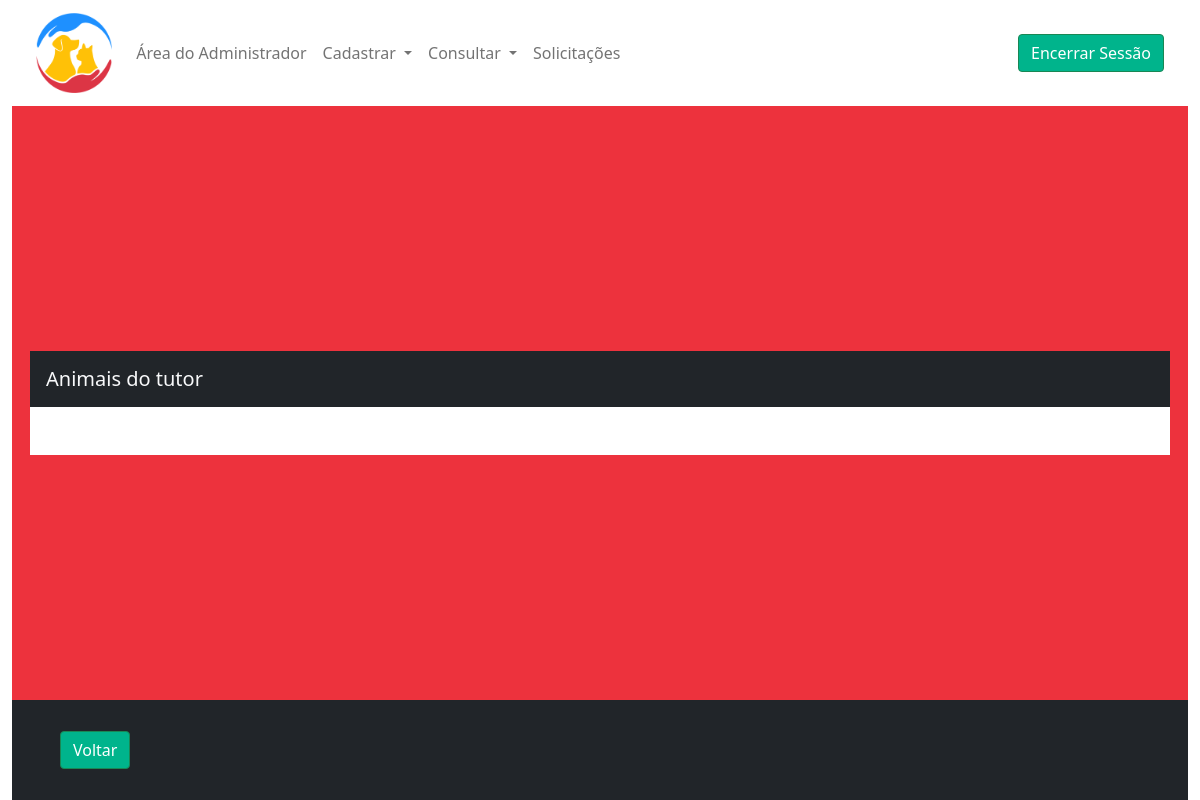
Before: /consulta-animais/24 (signed in) with the older database file.
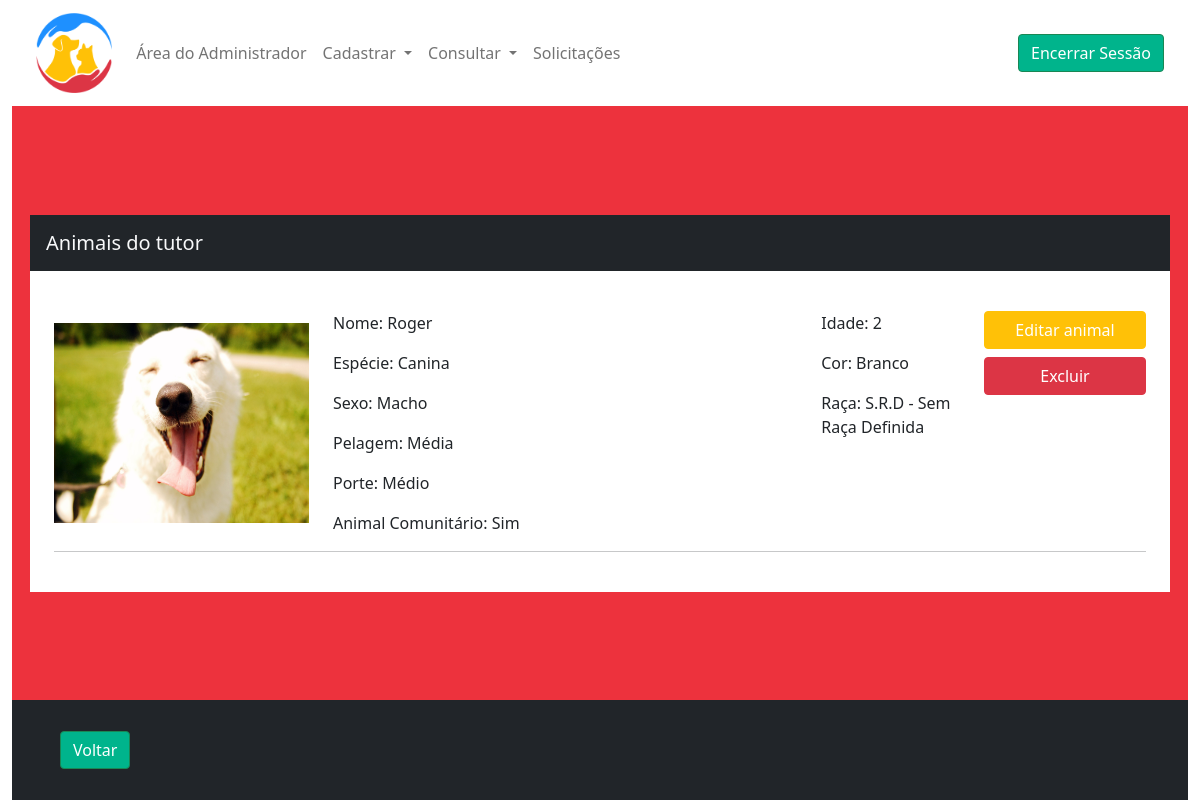
After: the same page with the newer database file.
### tables this page shows
CREATE TABLE `animal` (
  `idanimal` int(11) NOT NULL,
  `idusuario` int(11) NOT NULL,
  `idraca` int(11) NOT NULL,
  `aninome` varchar(50) NOT NULL,
  `especie` tinyint(4) NOT NULL COMMENT '0 para Canina e 1 para Felina',
  `sexo` tinyint(4) NOT NULL COMMENT '0 para Fêmea; 1 para Macho',
  `cor` varchar(30) NOT NULL,
  `pelagem` tinyint(4) NOT NULL COMMENT '0 pra curta; 1 média; 2 pra alta;',
  `porte` tinyint(4) NOT NULL COMMENT '0 pra pequeno; 1 pra médio; 2 pra grande;',
  `idade` tinyint(4) NOT NULL,
  `comunitario` tinyint(4) NOT NULL COMMENT '0 pra não; 1 pra sim;',
  `foto` varchar(50) DEFAULT NULL,
  `codchip` char(15) DEFAULT NULL
);

CREATE TABLE `raca` (
  `idraca` int(11) NOT NULL,
  `raca` varchar(30) NOT NULL,
  `tipoespecie` tinyint(4) NOT NULL COMMENT '0 pra cachorro; 1 pra gato; 2 para os dois'
);

### model/Animal.php (called while the page is built, shortened)
<?php
    class Animal{
        private $idusuario;
        function retornarAnimais()
        {
            $con = Conexao::conectar();
            $cmd = $con->prepare("SELECT animal.*, raca.*, status FROM animal join raca on
                                    animal.idraca = raca.idraca left join castracao on
                                    animal.idanimal = castracao.idanimal WHERE idusuario = :idusuario");
            $cmd->bindParam(":idusuario", $this->idusuario);
            $cmd->execute();
            return $cmd->fetchAll(PDO::FETCH_OBJ);
        }
    }
?>

### view/consultaAnimais.php (the view, shortened to what this page needs)
<!DOCTYPE html>
<html lang="pt-br">
<head>
    <?php include_once "head.php";?>
</head>
<body>
    <div class="container-fluid d-grid min-vh-100 corpo">
    <?php  include_once "menuControle.php";?>
        <div class="bg-danger container-fluid" style="grid-area: corpo;">
            <div class="row h-100 align-items-center">
                <div class="p-3">
                    <div class="container bg-dark text-light font-weight-bold p-3">
                        <h5 class="m-0">
                            Animais do tutor
                        </h5>
                    </div>
                    <div class="container p-sm-3 p-md-3 p-lg-4 p-3 px-0 bg-white">
                    <?php
                        foreach ($dadosAnimal as $value)
                        {
                            $valorEspecie = $value->especie;
                            $value->especie = str_replace("0","Canina", $value->especie);
                            $value->especie = str_replace("1","Felina", $value->especie);
                            $valorSexo = $value->sexo;
                            $value->sexo = str_replace("0","Fêmea", $value->sexo);
                            $value->sexo = str_replace("1","Macho", $value->sexo);
                            $valorPelagem = $value->pelagem;
                            $value->pelagem = str_replace("0","Curta", $value->pelagem);
                            $value->pelagem = str_replace("1","Média", $value->pelagem);
                            $value->pelagem = str_replace("2","Alta", $value->pelagem);
                            $valorPorte = $value->porte;
                            $value->porte = str_replace("0","Pequeno", $value->porte);
                            $value->porte = str_replace("1","Médio", $value->porte);
                            $value->porte = str_replace("2","Grande", $value->porte);
                            $valorComunitario = $value->comunitario;
                            $value->comunitario = str_replace("0","Não", $value->comunitario);
                            $value->comunitario = str_replace("1","Sim", $value->comunitario);
                            echo
                            "
                                <div class='row mt-3'>
                                    <div class='col-md-3 d-flex align-items-center'>
                                        <img src='".URL."recursos/img/Animais/$value->foto' alt='Imagem' class='mw-100' style='height: 200px; width: 300px;'>
                                    </div>
                                    <div class='col-md-7'>
                                        <div class='row'>
                                            <div class='col-md-9'>
                                                <div class='row'>
                                                    <p>
                                                        Nome:
                                                        ".$value->aninome."
                                                    </p>
                                                </div>
                                                <div class='row'>
                                                    <p>
                                                        Espécie:
                                                        ".$value->especie."
                                                    </p>
                                                </div>
                                                <div class='row'>
                                                    <p>
                                                        Sexo:
                                                        ".$value->sexo."
                                                    </p>
                                                </div>
                                                <div class='row'>
                                                    <p>
                                                        Pelagem:
                                                        ".$value->pelagem."
                                                    </p>
                                                </div>
                                                <div class='row'>
                                                    <p>
                                                        Porte:
                                                        ".$value->porte."
                                                    </p>
                                                </div>
                                                <div class='row'>
                                                    <p class='mb-md-0'>
                                                        Animal Comunitário:
                                                        ".$value->comunitario."
                                                    </p>
                                                </div>
                                            </div>
                                            <div class='col-md-3'>
                                                <div class='row'>
                                                    <p>
                                                        Idade:
                                                        ".$value->idade."
                                                    </p>
                                                </div>
                                                <div class='row'>
                                                    <p>
                                                        Cor:
                                                        ".$value->cor."
                                                    </p>
                                                </div>
                                                <div class='row'>
                                                    <p class='mb-0'>
                                                        Raça:
                                                        ".$value->raca."
                                                    </p>
                                                </div>
                                            </div>
                                        </div>
                                    </div>
                                    <div class='col-md-2 mt-2 mt-md-0'>
                                        <button class='btn btn-warning w-100 mb-2' id='btnEditar' type='button' data-bs-target='#modalEditar' data-bs-toggle='modal'
                                                data-idanimal='$value->idanimal' data-idusuario='$value->idusuario' data-nome='$value->aninome' data-especie='$valorEspecie'
                                                data-sexo='$valorSexo' data-cor='$value->cor' data-raca='$value->idraca' data-idade='$value->idade' data-pelagem='$valorPelagem'
                                                data-porte='$valorPorte' data-comunitario='$valorComunitario' data-foto='$value->foto'>
                                                Editar animal
                                        </button>
                                        <a class='btn btn-danger w-100' onClick='confirmar($value->idanimal, $value->idusuario, &apos;$value->foto&apos;)'>Excluir</a>
                                    </div>
                                </div>
                                <hr>
                            ";
                        }
                    ?>
                    </div>
                </div>
            </div>
        </div>
        <div class="container-fluid bg-dark" style="grid-area: footer;">
            <div class="row h-100 align-items-center">
                <div class="px-5">
                    <a href="<?php echo URL.'consulta-usuario/';?>" class="btn btn-success">Voltar</a>
                </div>
            </div>
        </div>
    </div>
</body>
</html>

### index.php (shortened to what this page needs)
<?php
include_once "controller/Controller.php";
if($_GET)
{
    $url = $_GET["url"];
    $url = explode("/",$url);
    switch($url[0])
    {
        case "consulta-animais":
            $adm = new Controller();
            $adm->abrirConsultaAnimais($url[1]);
        break;
    }
}
else
{
    $direciona = new Controller();
    $direciona->abrirInicio();
}
?>

### controller/Controller.php (shortened to what this page needs)
<?php
include_once "model/Animal.php";
class Controller
{
    function abrirConsultaAnimais($idusuario){
        if($_SESSION["dadosLogin"]->nivelacesso == 2){
            $animal = new Animal();
            $animal->idusuario = $idusuario;
            $dadosAnimal = $animal->retornarAnimais();
            include_once "view/consultaAnimais.php";
        }
        else{ include_once "view/paginaNaoEncontrada.php"; }
    }
}
?>

### view/head.php (shortened to what this page needs)
<link rel="stylesheet" href="<?php echo URL;?>recursos/css/bootstrap.min.css">
<link rel="stylesheet" href="<?php echo URL;?>recursos/css/root.css">

### view/menuControle.php (shortened to what this page needs)
<?php
if(isset($_SESSION["dadosLogin"]))
{
    switch($_SESSION["dadosLogin"]->nivelacesso)
    {
        case 2: include_once "menuADM.php"; break;
    }
}
else{ include_once "menu.php"; }
?>

### view/menuADM.php (shortened to what this page needs)
<nav class="navbar navbar-expand-lg navbar-light bg-transparent mx-4 my-0" style="grid-area: header;">
  <a class="navbar-brand" href="<?php echo URL.'home-adm';?>"><img src="<?php echo URL.'recursos/img/LogoCP (2).png'?>" style="height: 80px;"></a>
  <div class="collapse navbar-collapse" id="conteudoNavbarSuportado">
    <ul class="navbar-nav mr-auto">
      <li class="nav-item active">
        <a class="nav-link"  href="<?php echo URL.'home-adm'; ?>">Área do Administrador</a>
      </li>
      <li class="nav-item dropdown">
        <a class="nav-link dropdown-toggle" href="#" id="navbarDropdown" role="button" data-toggle="dropdown" aria-haspopup="true" aria-expanded="false">
          Cadastrar
        </a>
      </li>
      <li class="nav-item dropdown">
        <a class="nav-link dropdown-toggle" href="#" id="navbarDropdown" role="button" data-toggle="dropdown" aria-haspopup="true" aria-expanded="false">
          Consultar
        </a>
      </li>
      <li class="nav-item active">
        <a class="nav-link"  href="<?php echo URL.'lista-solicitacao'; ?>">Solicitações</a>
      </li>
    </ul>
    <form class="form-inline ms-auto my-2 my-lg-0">
      <a href="<?php echo URL.'encerrar-sessao'; ?>" class="btn btn-success my-2 my-sm-0">Encerrar Sessão</a>
    </form>
  </div>
</nav>

### recursos/css/root.css (style rules this page uses)
:root { --azul-bonito1: #1e90ff; --azul: #1e90ff; --azul-atual: #00aff0; --azulmaisclaro: #42c0ee; --verde: #00b48c; --verdeclaro: #5edabf; --amarelo: #f8b32a; --vermelho: #ed323d; --vermelhoclaro: #ff767f; --preto: #282828; --margem: 15px; --margem-menor: 12px; --margem-minuscula: 7px; --tamanhoquadrado: 700px; --borderradius: 5px; --borda-branca: 1px solid white; --fontecorpo: 'Josefin Sans'; }
.btn-warning { color: white !important; }
.bg-danger { background-color: var(--vermelho)!important; }
.btn-success { background-color: var(--verde) !important; border-color: none !important; }

### view/head.php (style rules this page uses)
.corpo { grid-template-areas: 'header''corpo''footer'; grid-template-rows: max-content auto 100px; }

Changed rows visible on the page:
added animal: foto (picture), aninome "Roger", especie "Canina", sexo "Macho", pelagem "Média", porte "Médio", comunitario "Sim", idade "2", cor "Branco", idraca.raca "S.R.D - Sem Raça Definida"
